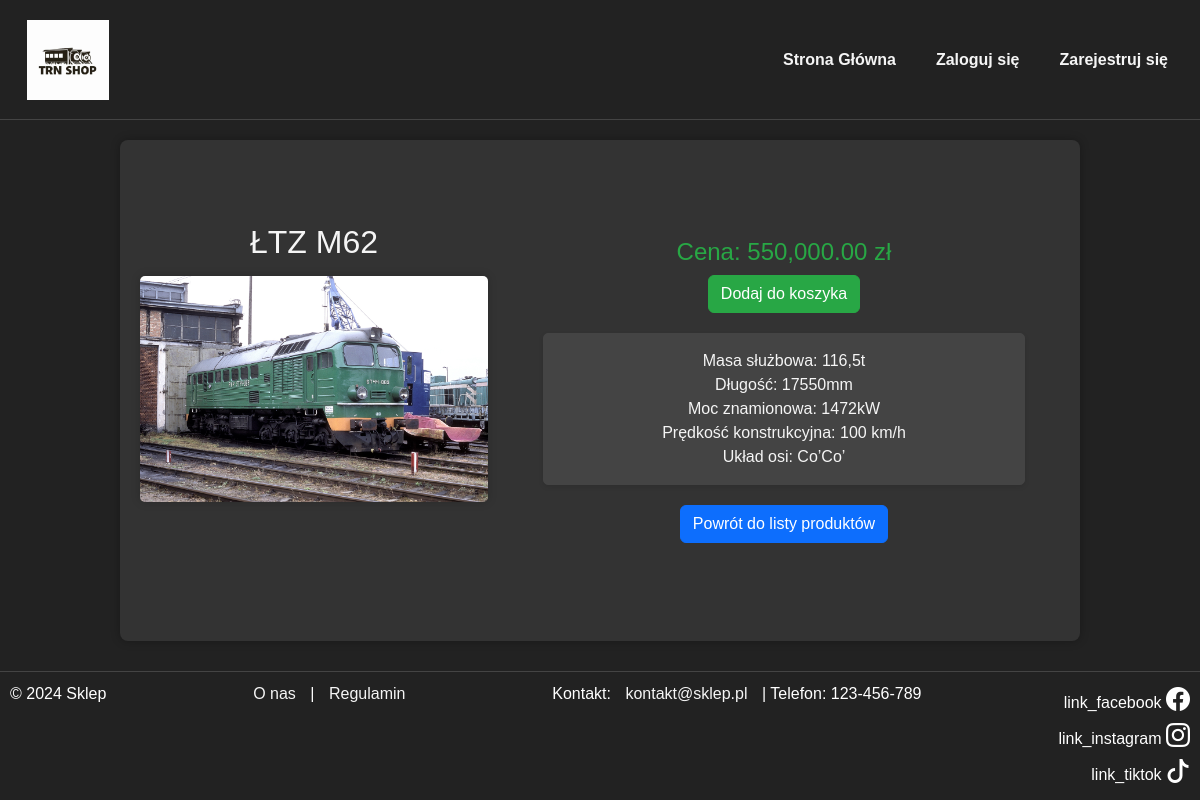
The page /produkt_strona.php?id_produktu=2 on the database its author committed.
### tables this page shows
CREATE TABLE `produkty` (
  `id` int(11) NOT NULL,
  `nazwa` varchar(50) NOT NULL,
  `cena` decimal(10,0) NOT NULL,
  `id_kategoria` int(11) NOT NULL,
  `opis` text NOT NULL
);

### produkt_strona.php (the view, shortened to what this page needs)
<?php
    $conn = new mysqli("localhost", "root", "", "stronabaza");
    $id = isset($_GET["id_produktu"]) ? (int)$_GET["id_produktu"] : 0;
    $result = $conn->prepare('SELECT * FROM produkty WHERE id = ?');
    $result->bind_param('i', $id);
    $result->execute();
    $q_result = $result->get_result();
    if ($q_result->num_rows > 0) {
        $produkt = $q_result->fetch_assoc();
    } else {
        header("Location: index.php?message=Produkt%20nie%20znaleziony");
        exit();
    }
?>
<!DOCTYPE html>
<html lang="pl">
    <head>
        <link href="https://cdn.jsdelivr.net/npm/bootstrap@5.3.0-alpha1/dist/css/bootstrap.min.css" rel="stylesheet">
        <link href="https://cdn.jsdelivr.net/npm/bootstrap-icons/font/bootstrap-icons.css" rel="stylesheet">
        <link href="styl_1.css" rel="stylesheet">
    </head>
    <body>
        <nav class="navbar navbar-expand-lg navbar-dark">
            <div class="container-fluid">
                <a class="navbar-brand" href="index.php">
                    <img src="logo.jpg" alt="Logo Sklepu">
                </a>
                <div class="collapse navbar-collapse">
                    <ul class="navbar-nav ms-auto">
                        <li class="nav-item">
                            <a class="menu_button nav-link btn btn-outline-light" href="index.php">Strona Główna</a>
                        </li>
                        <?php
                            if(!isset($_SESSION["id"])) {
                                echo "<li class='nav-item'> <a class='menu_button nav-link btn btn-outline-primary' id='do_logowania' href='logowanie.php'>Zaloguj się</a> </li>";
                                echo "<li class='nav-item'> <a class='menu_button nav-link btn btn-outline-primary' id='do_rejestracji' href='rejestracja.php'>Zarejestruj się</a> </li>";
                            }elseif($_SESSION["id"]!=0){
                                echo "<li class='nav-item'> <a class='menu_button nav-link btn btn-outline-primary' id='do_panelu_klienta' href='panel_klienta.php'>Twoje konto</a> </li>";
                            }elseif($_SESSION["id"]=0){
                                echo "<li class='nav-item'> <a class='menu_button nav-link btn btn-outline-primary' id='do_panelu_administratora' href='admin.php'>Panel administratora</a> </li>";
                            }
                        ?>
                    </ul>
                </div>
            </div>
        </nav>
        <div class="container">
            <div class="main-content">
                <div class="image-section">
                    <h1><?php echo htmlspecialchars($produkt['nazwa']); ?></h1>
                    <img src="zdjecia_prod/<?php echo htmlspecialchars($produkt['id']);?>.jpg" alt="<?php echo htmlspecialchars($produkt['nazwa']); ?>">
                </div>
                <div class="product-info">
                    <h2>Cena: <?php echo number_format($produkt['cena'], 2); ?> zł</h2>
                    <button class="btn btn-success">Dodaj do koszyka</button>
                    <p><?php echo nl2br(htmlspecialchars($produkt['opis'])); ?></p>
                    <a href="index.php" class="btn btn-primary">Powrót do listy produktów</a>
                </div>
            </div>
        </div>
        <footer>
            <div>© 2024 Sklep</div>
            <div>
                <a href="o_nas.php">O nas</a>
                |
                <a href="regulamin.php">Regulamin</a></div>
            <p>Kontakt: <a href="mailto:kontakt@sklep.pl">kontakt@sklep.pl</a> | Telefon: 123-456-789</p>
            <div class="social-icons">
                <div><span>link_facebook</span> <i class="bi bi-facebook"></i></div>
                <div><span>link_instagram</span> <i class="bi bi-instagram"></i></div>
                <div><span>link_tiktok</span> <i class="bi bi-tiktok"></i></div>
            </div>
        </footer>
    </body>
</html>

### styl_1.css (style rules this page uses)
body { font-family: Arial, sans-serif; margin: 0; padding: 0; min-height: 100vh; display: flex; flex-direction: column; }
.navbar { background-color: #222; height: 120px; }
.navbar a { color: white; font-weight: bold; padding: 10px 15px; }
.navbar-brand img { height: 80px; }
.navbar-nav .nav-item .nav-link { color: #f5f5f5; padding: 10px 15px; }
.container { flex: 1; display: flex; justify-content: center; align-items: center; padding-top: 0px; padding-right: 40px; padding-bottom: 50px; padding-left: 40px; background-color: #fff; }
footer { background-color: #222; color: white; padding: 20px; display: flex; justify-content: space-between; border-top: 1px solid #444; }
footer .social-icons { display: flex; flex-direction: column; align-items: flex-end; }
footer .social-icons i { font-size: 24px; margin: 5px 0; color: white; }
footer a { color: #f5f5f5; text-decoration: none; margin: 0 10px; }
.menu_button { margin: 5px; }
.product-info { padding: 15px; text-align: center; }

### produkt_strona.php (style rules this page uses)
body { background-color: #222; color: #f5f5f5; font-family: Arial, sans-serif; }
.container { width: 80%; margin: auto; background: #333; padding: 20px; box-shadow: 0px 0px 10px rgba(0, 0, 0, 0.3); border-radius: 8px; }
.image-section { float: left; width: 40%; padding-right: 20px; }
.image-section img { width: 100%; border-radius: 5px; box-shadow: 0px 0px 10px rgba(0, 0, 0, 0.2); }
.product-info { float: left; width: 60%; color: #f5f5f5; }
.product-info h2 { color: #28a745; font-size: 24px; }
.product-info p { padding: 15px; border: 1px solid #444; border-radius: 5px; background-color: #444; / color: #f5f5f5; box-shadow: 0 2px 5px rgba(0, 0, 0, 0.1); margin: 20px; }
.btn-success { background-color: #28a745; border-color: #28a745; color: white; }
footer a { color: #f5f5f5; text-decoration: none; margin: 0 10px; }
footer { text-align: center; padding: 10px; background-color: #222; margin-top: 30px; border-top: 1px solid #444; }
.social-icons i { font-size: 24px; color: #ccc; margin: 0 10px; }
.navbar { background-color: #222; border-bottom: 1px solid #444; margin-bottom: 20px; }
.navbar-brand img { max-height: 80px; }
.navbar-nav .nav-item .nav-link { color: #f5f5f5; font-weight: bold; padding: 10px 15px; }
.menu_button { font-size: 16px; }
.image-section h1 { text-align: center; font-size: 2em; color: #f5f5f5; margin-bottom: 15px; }

### rows shown on the page
produkty: nazwa "ŁTZ M62", cena "550,000.00", opis "Masa służbowa: 116,5t Długość: 17550mm Moc znamionowa: 1472kW Prędkość konstrukcyjna: 100 km/h Układ osi: Co’Co’"
